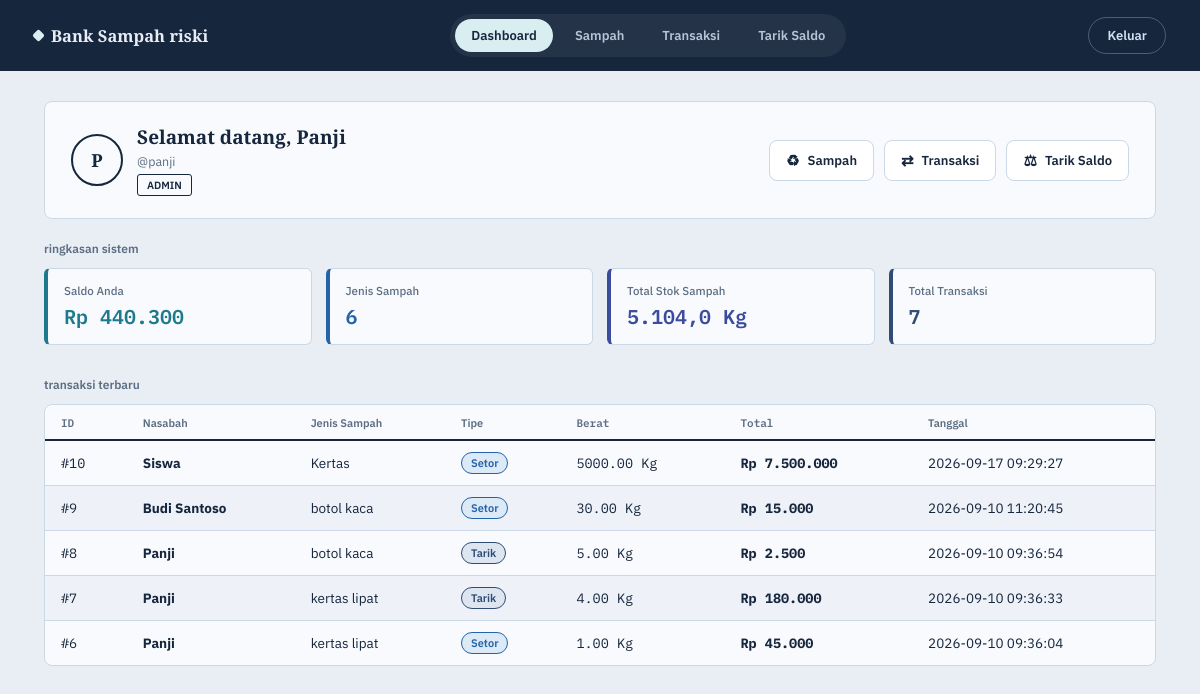
The page / (signed in) on the database its author committed.
### tables this page shows
CREATE TABLE `users` (
  `id_user` int(11) NOT NULL,
  `nama` varchar(100) NOT NULL,
  `username` varchar(50) NOT NULL,
  `password` varchar(255) NOT NULL,
  `saldo` decimal(15,2) NOT NULL DEFAULT 0.00,
  `role` enum('admin','nasabah','siswa','guru','pengepul') NOT NULL DEFAULT 'siswa'
);

CREATE TABLE `transaksi` (
  `id_transaksi` int(11) NOT NULL,
  `id_user` int(11) NOT NULL,
  `id_sampah` int(11) NOT NULL,
  `tipe` enum('setor','tarik') NOT NULL DEFAULT 'setor',
  `berat_kg` decimal(10,2) NOT NULL,
  `total_rp` decimal(15,2) NOT NULL,
  `tanggal` datetime NOT NULL DEFAULT current_timestamp()
);

CREATE TABLE `sampah` (
  `Id_sampah` int(11) NOT NULL,
  `Jenis_sampah` varchar(100) NOT NULL,
  `Harga_per_kg` decimal(15,2) NOT NULL,
  `stok_kg` decimal(10,2) NOT NULL DEFAULT 0.00
);

### index.php (the view, shortened to what this page needs)
<?php
require "koneksi.php";
$id_user = $_SESSION["id_user"];
$qUser = mysqli_query($koneksi, "SELECT * FROM users WHERE id_user = '$id_user'");
$user = mysqli_fetch_assoc($qUser);
$qSampahCount = mysqli_query($koneksi, "SELECT COUNT(*) as total FROM sampah");
$sampahCount = mysqli_fetch_assoc($qSampahCount)['total'] ?? 0;
$qStokTotal = mysqli_query($koneksi, "SELECT SUM(stok_kg) as total FROM sampah");
$stokTotal = mysqli_fetch_assoc($qStokTotal)['total'] ?? 0;
$qTxCount = mysqli_query($koneksi, "SELECT COUNT(*) as total FROM transaksi");
$txCount = mysqli_fetch_assoc($qTxCount)['total'] ?? 0;
$qRecent = mysqli_query($koneksi, "
    SELECT t.*, u.nama, s.Jenis_sampah
    FROM transaksi t
    JOIN users u ON t.id_user = u.id_user
    JOIN sampah s ON t.id_sampah = s.Id_sampah
    ORDER BY t.id_transaksi DESC
    LIMIT 5
");
?>
<!DOCTYPE html>
<html lang="id">
<head>
</head>
<body>
    <div class="navbar">
        <div class="brand"><span class="mark"></span> Bank Sampah riski</div>
        <div class="nav-pills">
            <a href="index.php" class="active">Dashboard</a>
            <a href="sampah/index.php">Sampah</a>
            <a href="transaksi/index.php">Transaksi</a>
            <a href="tarik_saldo/index.php">Tarik Saldo</a>
        </div>
        <a href="logout.php" class="btn-logout">Keluar</a>
    </div>
    <div class="main">
        <div class="banner">
            <div class="who">
                <div class="seal"><?= htmlspecialchars(strtoupper(substr($user['nama'] ?? 'P', 0, 1))) ?></div>
                <div>
                    <h1>Selamat datang, <?= htmlspecialchars($user['nama'] ?? 'Panji') ?></h1>
                    <p>@<?= htmlspecialchars($user['username'] ?? 'panji') ?></p>
                    <span class="role"><?= strtoupper($user['role'] ?? 'ADMIN') ?></span>
                </div>
            </div>
            <div class="actions">
                <a href="sampah/index.php" class="btn-action a1"><span class="ic">&#9851;</span> Sampah</a>
                <a href="transaksi/index.php" class="btn-action a2"><span class="ic">&#8644;</span> Transaksi</a>
                <a href="tarik_saldo/index.php" class="btn-action a3"><span class="ic">&#9878;</span> Tarik Saldo</a>
            </div>
        </div>
        <div class="section-label">ringkasan sistem</div>
        <div class="stats-strip">
            <div class="stat-pill c1">
                <div class="lbl">Saldo Anda</div>
                <div class="val num">Rp <?= number_format($user['saldo'] ?? 0, 0, ',', '.') ?></div>
            </div>
            <div class="stat-pill c2">
                <div class="lbl">Jenis Sampah</div>
                <div class="val num"><?= $sampahCount ?></div>
            </div>
            <div class="stat-pill c3">
                <div class="lbl">Total Stok Sampah</div>
                <div class="val num"><?= number_format($stokTotal, 1, ',', '.') ?> Kg</div>
            </div>
            <div class="stat-pill c4">
                <div class="lbl">Total Transaksi</div>
                <div class="val num"><?= $txCount ?></div>
            </div>
        </div>
        <div class="table-head-row">
            <div class="section-label" style="margin:0;">transaksi terbaru</div>
        </div>
        <div class="ledger">
            <table>
                <thead>
                    <tr>
                        <th class="num">ID</th>
                        <th>Nasabah</th>
                        <th>Jenis Sampah</th>
                        <th>Tipe</th>
                        <th class="num">Berat</th>
                        <th class="num">Total</th>
                        <th>Tanggal</th>
                    </tr>
                </thead>
                <tbody>
                    <?php if (mysqli_num_rows($qRecent) > 0): ?>
                        <?php while ($row = mysqli_fetch_assoc($qRecent)): ?>
                        <tr>
                            <td class="num">#<?= $row["id_transaksi"] ?></td>
                            <td><strong><?= htmlspecialchars($row["nama"]) ?></strong></td>
                            <td><?= htmlspecialchars($row["Jenis_sampah"]) ?></td>
                            <td>
                                <span class="tag tag-<?= strtolower($row["tipe"]) ?>">
                                    <?= ucfirst($row["tipe"]) ?>
                                </span>
                            </td>
                            <td class="num"><?= $row["berat_kg"] ?> Kg</td>
                            <td class="num"><strong>Rp <?= number_format($row["total_rp"], 0, ",", ".") ?></strong></td>
                            <td><?= $row["tanggal"] ?></td>
                        </tr>
                        <?php endwhile; ?>
                    <?php else: ?>
                        <tr>
                            <td colspan="7" class="empty-row">Belum ada transaksi tercatat.</td>
                        </tr>
                    <?php endif; ?>
                </tbody>
            </table>
        </div>
    </div>
</body>
</html>

### rows shown on the page
users: nama "P", nama "Panji", username "panji", role "ADMIN", saldo "440.300"
transaksi: id_transaksi "10", id_user.nama "Siswa", id_sampah.Jenis_sampah "Kertas", tipe "Setor", berat_kg "5000.00", total_rp "7.500.000", tanggal "2026-09-17 09:29:27"
transaksi: id_transaksi "9", id_user.nama "Budi Santoso", id_sampah.Jenis_sampah "botol kaca", tipe "Setor", berat_kg "30.00", total_rp "15.000", tanggal "2026-09-10 11:20:45"
transaksi: id_transaksi "8", id_user.nama "Panji", id_sampah.Jenis_sampah "botol kaca", tipe "Tarik", berat_kg "5.00", total_rp "2.500", tanggal "2026-09-10 09:36:54"
transaksi: id_transaksi "7", id_user.nama "Panji", id_sampah.Jenis_sampah "kertas lipat", tipe "Tarik", berat_kg "4.00", total_rp "180.000", tanggal "2026-09-10 09:36:33"
transaksi: id_transaksi "6", id_user.nama "Panji", id_sampah.Jenis_sampah "kertas lipat", tipe "Setor", berat_kg "1.00", total_rp "45.000", tanggal "2026-09-10 09:36:04"

### other values the page prints
$sampahCount "6"
$stokTotal "5.104,0"
$txCount "7"
